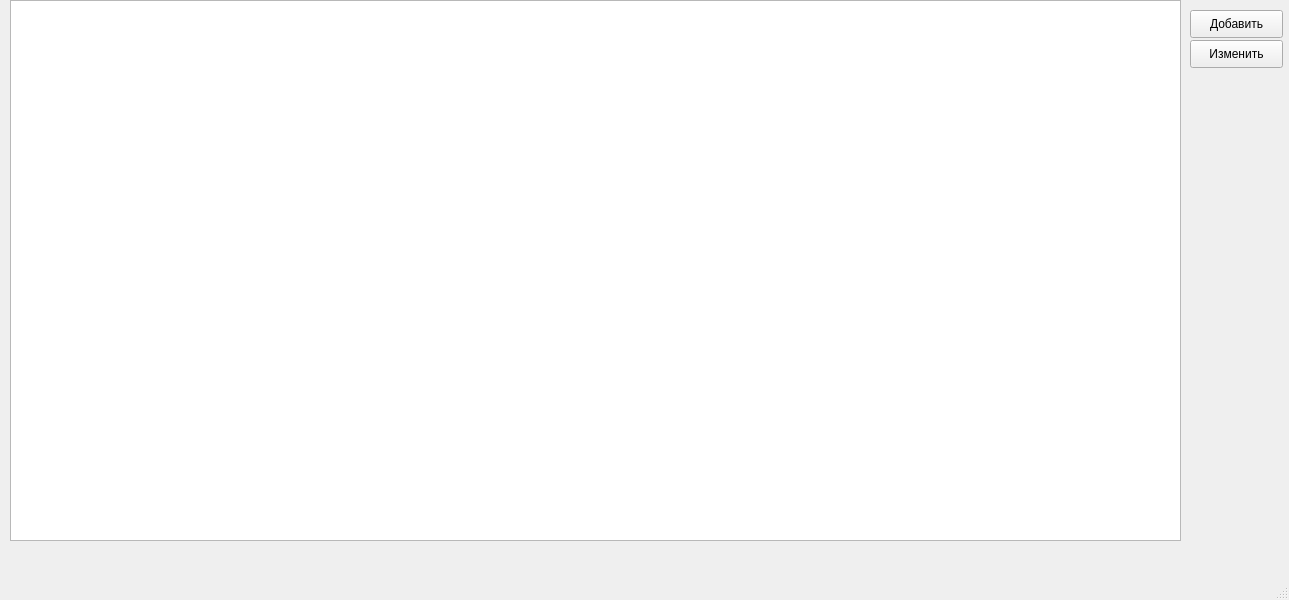
<?xml version="1.0" encoding="UTF-8"?>
<ui version="4.0">
 <class>MainWindow</class>
 <widget class="QMainWindow" name="MainWindow">
  <property name="geometry">
   <rect>
    <x>0</x>
    <y>0</y>
    <width>1289</width>
    <height>600</height>
   </rect>
  </property>
  <property name="windowTitle">
   <string>MainWindow</string>
  </property>
  <widget class="QWidget" name="centralwidget">
   <widget class="QTableView" name="tableView">
    <property name="geometry">
     <rect>
      <x>10</x>
      <y>0</y>
      <width>1171</width>
      <height>541</height>
     </rect>
    </property>
   </widget>
   <widget class="QPushButton" name="add_btn">
    <property name="geometry">
     <rect>
      <x>1190</x>
      <y>10</y>
      <width>93</width>
      <height>28</height>
     </rect>
    </property>
    <property name="text">
     <string>Добавить</string>
    </property>
   </widget>
   <widget class="QPushButton" name="edit_btn">
    <property name="geometry">
     <rect>
      <x>1190</x>
      <y>40</y>
      <width>93</width>
      <height>28</height>
     </rect>
    </property>
    <property name="text">
     <string>Изменить</string>
    </property>
   </widget>
  </widget>
  <widget class="QMenuBar" name="menubar">
   <property name="geometry">
    <rect>
     <x>0</x>
     <y>0</y>
     <width>1289</width>
     <height>26</height>
    </rect>
   </property>
  </widget>
  <widget class="QStatusBar" name="statusbar"/>
 </widget>
 <resources/>
 <connections/>
</ui>
